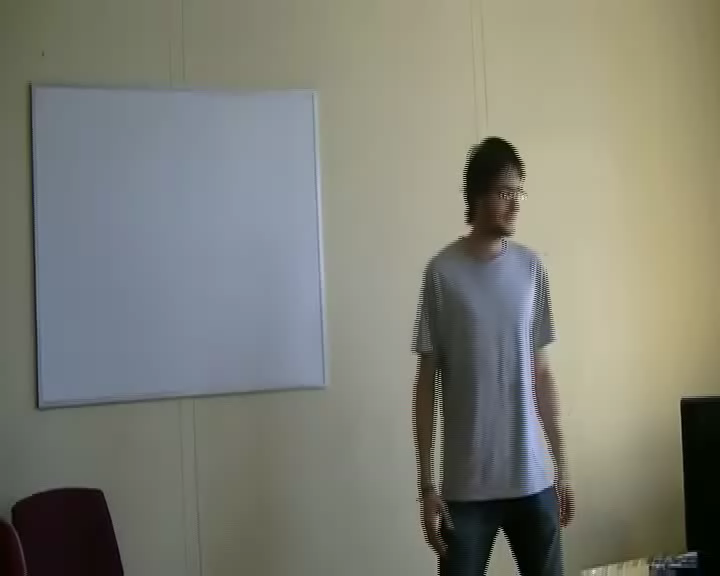
#> input picture data/sequence1/sequence10000.png, 720 x 576 px
$ jupyter execute --allow-errors Re-sampling.ipynb   (shell and % lines are left out)
#> lines starting #> are read from the running program, lines starting #| are printed output that depends on the picture
[cell 1]
# -*- coding: utf-8 -*-
"""
Created on Sat Dec 10 15:31:22 2016

@author: Duc-Vinh
"""

import numpy as np
from numpy.random import *
from random import randint
from scipy.special import ndtri
from skimage import color
from skimage import feature
from skimage import io
from skimage import segmentation
from skimage import draw
import matplotlib.pyplot as plt
from matplotlib.patches import Ellipse
#To delete for production purpose

import scipy
from scipy import misc

[cell 2]
def display_picture(picture, particles, weights):


    fig,ax = plt.subplots(1)


    #Display picture
    ax.imshow(picture)

    #Deactivate autoscale to have clean window
    ax.autoscale(False)

    #Plot particles with weights
    s=weights*20  #size vector
    ax.scatter(particles["x"], particles["y"], marker="o", s=s)


    plt.show()

[cell 3]
image = io.imread("../../data/sequence1/sequence10000.png")
#> image is the input picture: shape (576, 720, 3); mean R, G, B 126.2, 127.2, 117.1
particle_number = 500

weights_0= np.array([(1.0/particle_number) for x in range(particle_number)])
weights_0=np.tile(1.0/particle_number,particle_number) #more compact
weights=np.random.rand(particle_number)

#First init
    #generate random particles around a fixed point
    #take center of face for this point

#for simple purpose, take random point
x_init=np.array([[randint(0,image.shape[1])],[randint(0,image.shape[0])]])
#> x_init = [394, 430]
particles_mat=np.tile(x_init,(1,particle_number))


weights_0= np.array([(1.0/particle_number) for x in range(particle_number)])
weights=np.random.rand(particle_number)

#Random data example to show you the structure
particles = {}
particles["x"] = np.random.rand(particle_number) * image.shape[1]
particles["y"] = np.random.rand((particle_number)) * image.shape[0]
particles["weights"] = np.random.rand(particle_number)

[cell 4]
particles["x"]+np.random.normal(loc=0.0, scale=1.0, size=len(particles["x"]))

[cell 5]
weights_0=np.tile(1.0/particle_number,particle_number)

[cell 6]
particles_mat.shape
#> Out = (2, 500)

[cell 7]
i = {'a': 0, 'b': 1, 'c': 2}
#> (the rest of this cell did not finish here and is left out)

[cell 8]
#Display picture/particles/ellipse
display_picture(picture=image, particles=particles, weights=weights)
#> in display_picture, `plt.show()`:
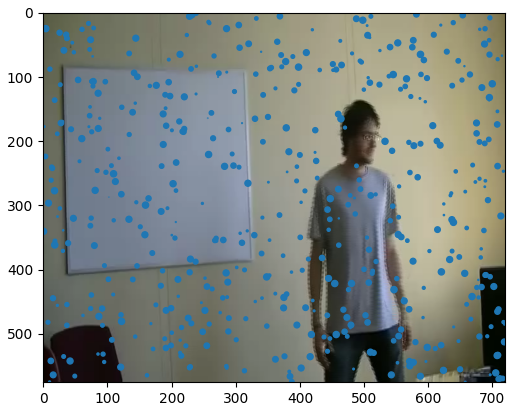
#> figure drawn by matplotlib, 1 panel

#> (a cell that did not finish here is left out)

[cell 10]
list1, list2 = [1, 2, 3], [1, 4, 3,5, 9,8]
list2.sort()
list2

[cell 11]
#resampling
def resample2(weights):
    #prend en entrée  l'array de poids
    #retourne une liste d'indices
    #methode uniforme
    n = len(weights)
    uniform_vec=[ random() for i in range(n)]
    indices_fils=[index for index,
                  (e1, e2) in enumerate(zip(uniform_vec, weights)) if e1 < e2]
    return indices_fils


def resample2(weights):
    #prend en entrée  l'array de poids
    #retourne une liste d'indices
    #methode multinomiale
    n = len(weights)
    uniform_vec=[ random() for i in range(n)]
    uniform_vec.sort()

    indices_fils=[index for index,
                  (e1, e2) in enumerate(zip(uniform_vec, weights)) if e1 < e2]
    return indices_fils

#mise a jour des position

[cell 12]
def resample(weights):
    #prend en entrée  l'array de poids
    #retourne une liste d'indices
    #methode uniforme
    n = len(weights)
    indices = []
    C = [0.] + [sum(weights[:i+1]) for i in range(n)]
    u0, j = random(), 0 #uniform
    for u in [(u0+i)/n for i in range(n)]:
        while u > C[j]:
            j+=1
        indices.append(j-1)
    return indices


$ run again, with data/sequence1/sequence10003.png copied over data/sequence1/sequence10000.png
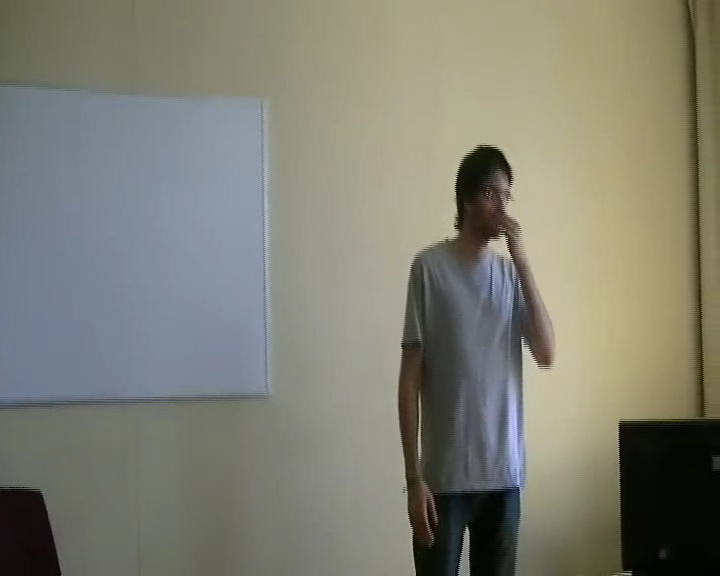
#> input picture data/sequence1/sequence10003.png, 720 x 576 px
#> image is the input picture: shape (576, 720, 3); mean R, G, B 127.3, 127.4, 115.4
#> in display_picture, `plt.show()`:
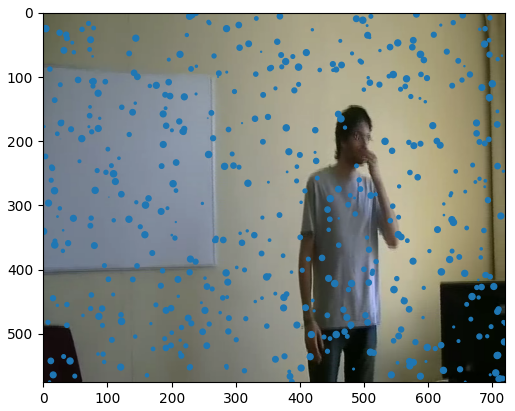
#> figure drawn by matplotlib, 1 panel
